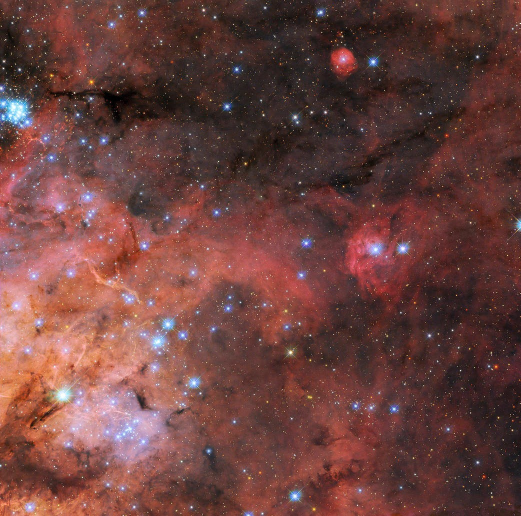
%> input picture Images/space.jpg, 1041 x 1032 px (shown at 1/2 size)
$ octave jan31addmulti.m   (GNU Octave 9; MATLAB toolbox functions it lacks are replaced by stand-ins)
%> lines starting %> are read from the running program, lines starting %| are printed output that depends on the picture
% [14 lines of commented-out code are left out]


clc
clear
c = imread('space.jpg');
%> c is the input picture: size 1032x1041x3 uint8; mean R, G, B 108.6, 66.5, 62.8
figure
imshow(c)
figure
imhist(c)
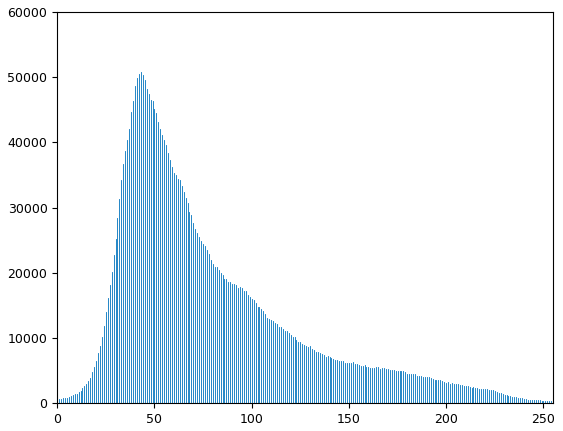
%> figure redrawn from the program's plot data; highest point at x = 43, y = 50767
figure
add = imadd(c,c);
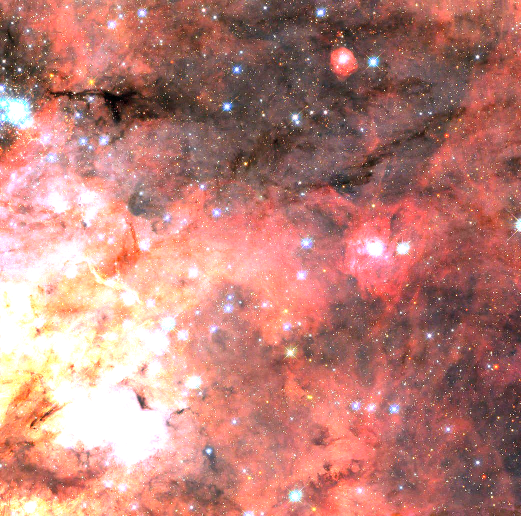
%> add: size 1032x1041x3 uint8 (shown at 1/2 size); mean R, G, B 188.5, 128.6, 119.8
imshow(add)
figure
imhist(add)
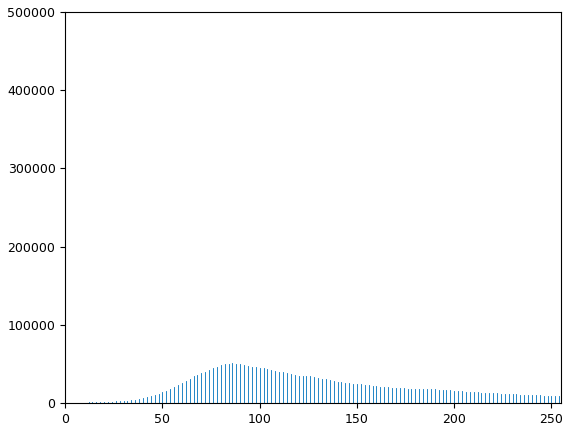
%> figure redrawn from the program's plot data; highest point at x = 255, y = 495997

$ run again, with Images/rose.jpg copied over Images/space.jpg
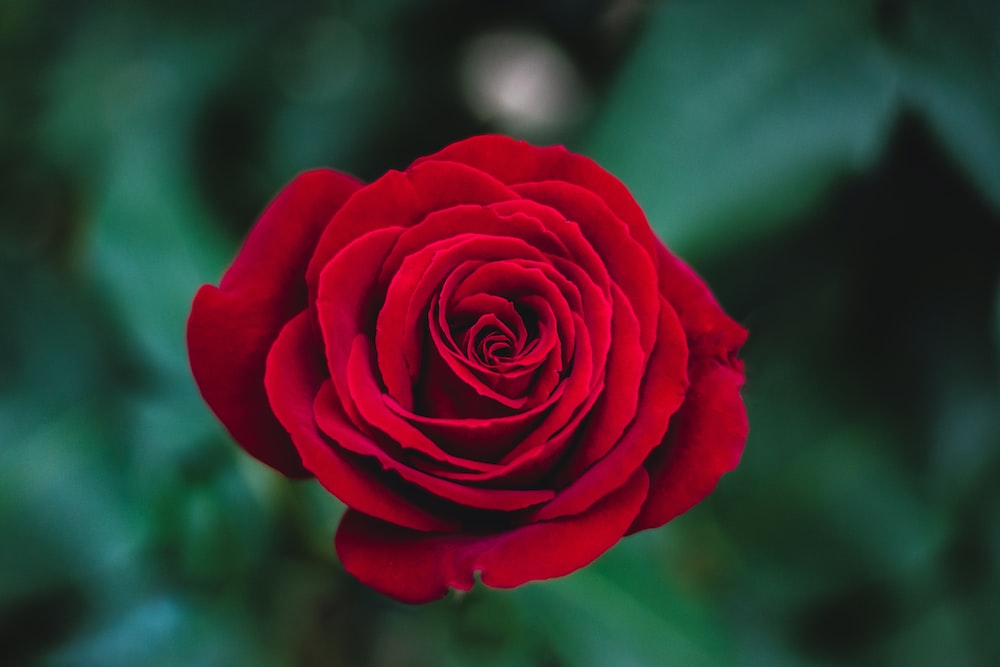
%> input picture Images/rose.jpg, 1000 x 667 px
%> c is the input picture: size 667x1000x3 uint8; mean R, G, B 60.1, 48.5, 47.5
%> `add = imadd(c,c);`:
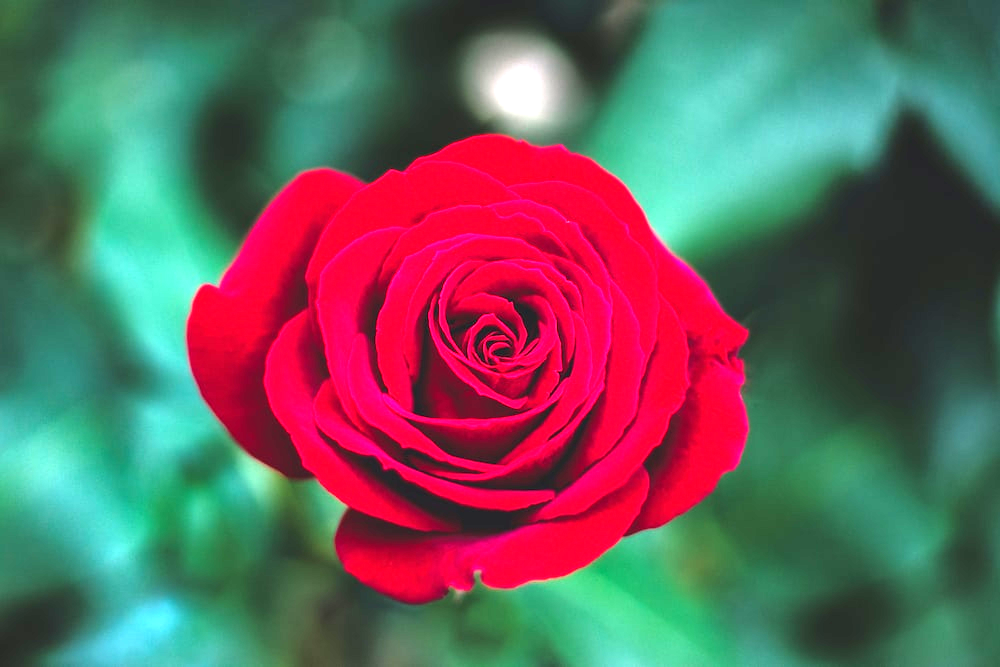
%> add: size 667x1000x3 uint8; mean R, G, B 105.5, 96.9, 94.9
%> `imhist(add)`:
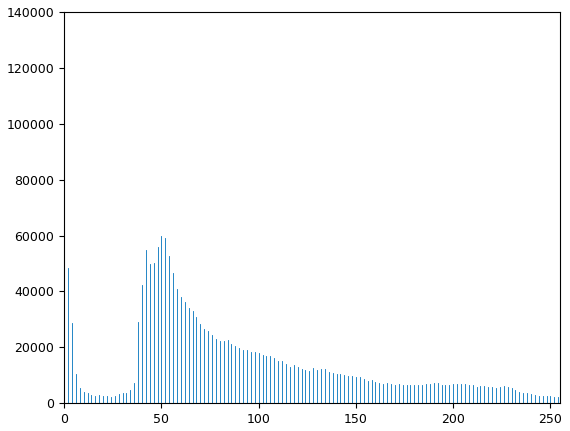
%> figure redrawn from the program's plot data; highest point at x = 255, y = 123630
